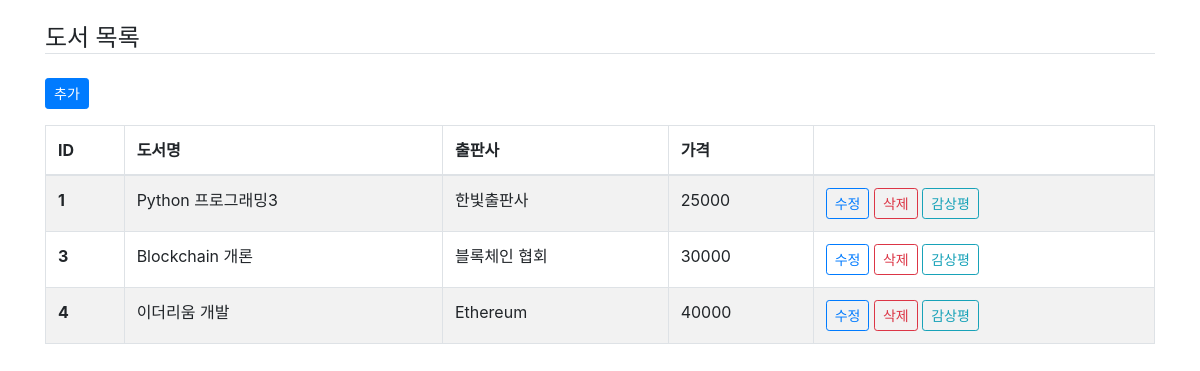
The page /cms/book/ on the database its author committed.
### cms/models.py (models this page shows, shortened)
class Book(models.Model):
    name = models.CharField('도서명', max_length=100)
    publisher = models.CharField('출판사', max_length=100, blank=True)
    price = models.IntegerField('가격', blank=True, default=0)

### cms/views.py (the view)
# urls.py: path('book/', views.book_list, name='book_list'),
def book_list(request):
    books = Book.objects.all().order_by('id')
    context = {}
    context['books'] = books
    return render(request, 'cms/book_list.html', context)

### cms/templates/cms/book_list.html (shortened to what this page needs)
{% extends "cms/base.html" %}
{% block content %}
<h4 class="mt-4 border-bottom"> 도서 목록</h4>
<a href="{% url 'cms:book_add' %}" class="btn btn-primary btn-sm my-3">추가</a>
<table class="table table-striped table-bordered">
    <thead>
        <tr>
            <th scope="col">ID</th>
            <th scope="col">도서명</th>
            <th scope="col">출판사</th>
            <th scope="col">가격</th>
            <th scope="col"></th>
        </tr>
    </thead>
    <tbody>
        {% for book in books %}
        <tr>
            <th scope="row">{{ book.id }}</th>
            <td>{{ book.name }}</td>
            <td>{{ book.publisher }}</td>
            <td>{{ book.price }}</td>
            <td>
                <a href="{% url 'cms:book_modify' book_id=book.id %}" class="btn btn-outline-primary btn-sm">수정</a>
                <a href="{% url 'cms:book_remove' book_id=book.id %}" class="btn btn-outline-danger btn-sm">삭제</a>
                <a href="{% url 'cms:impression_list' book_id=book.id %}" class="btn btn-outline-info btn-sm">감상평</a>
            </td>
        </tr>
        {% endfor %}
    </tbody>
</table>
{% endblock %}

### rows shown on the page
Book: id "1", name "Python 프로그래밍3", publisher "한빛출판사", price "25000"
Book: id "3", name "Blockchain 개론", publisher "블록체인 협회", price "30000"
Book: id "4", name "이더리움 개발", publisher "Ethereum", price "40000"
